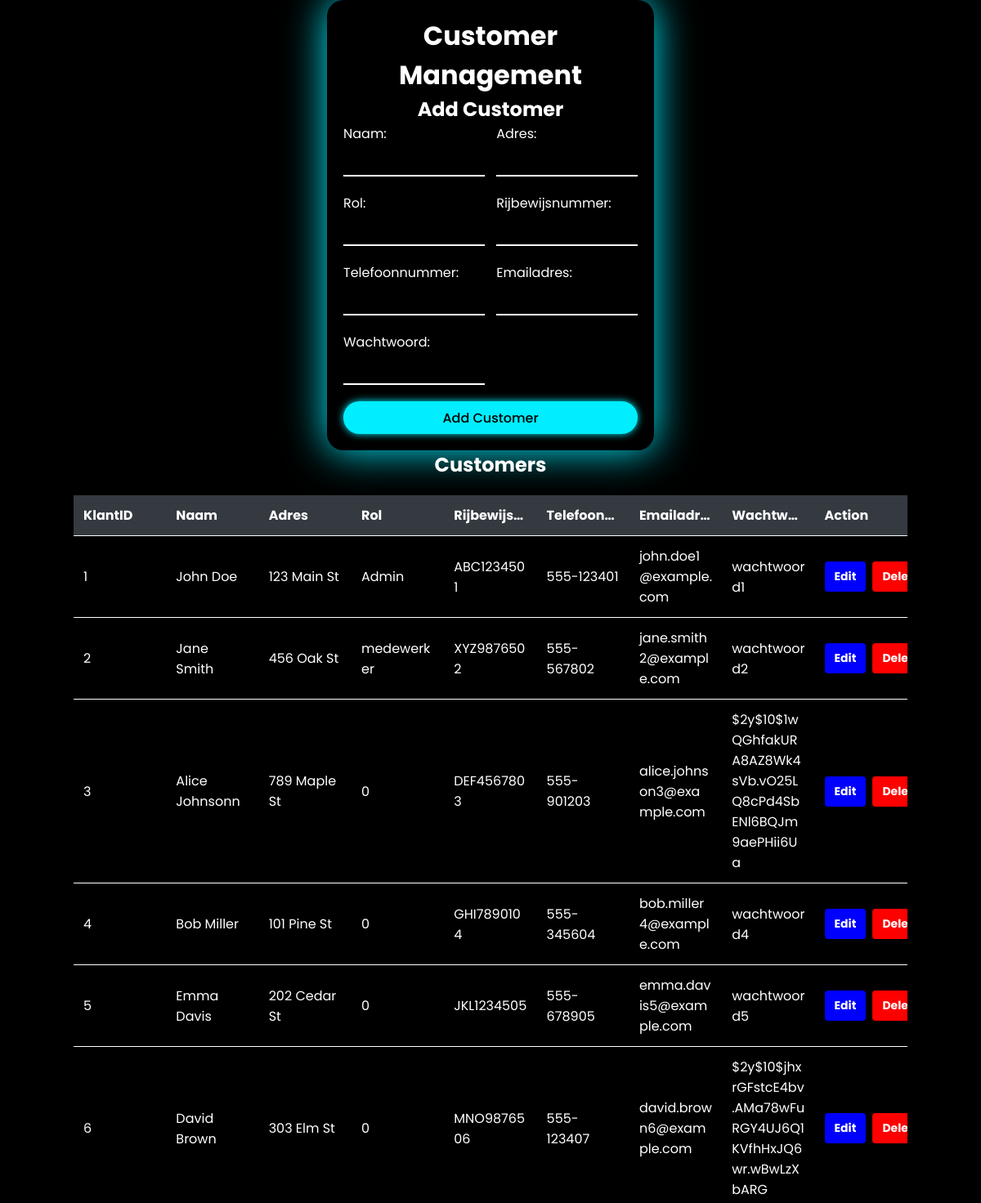
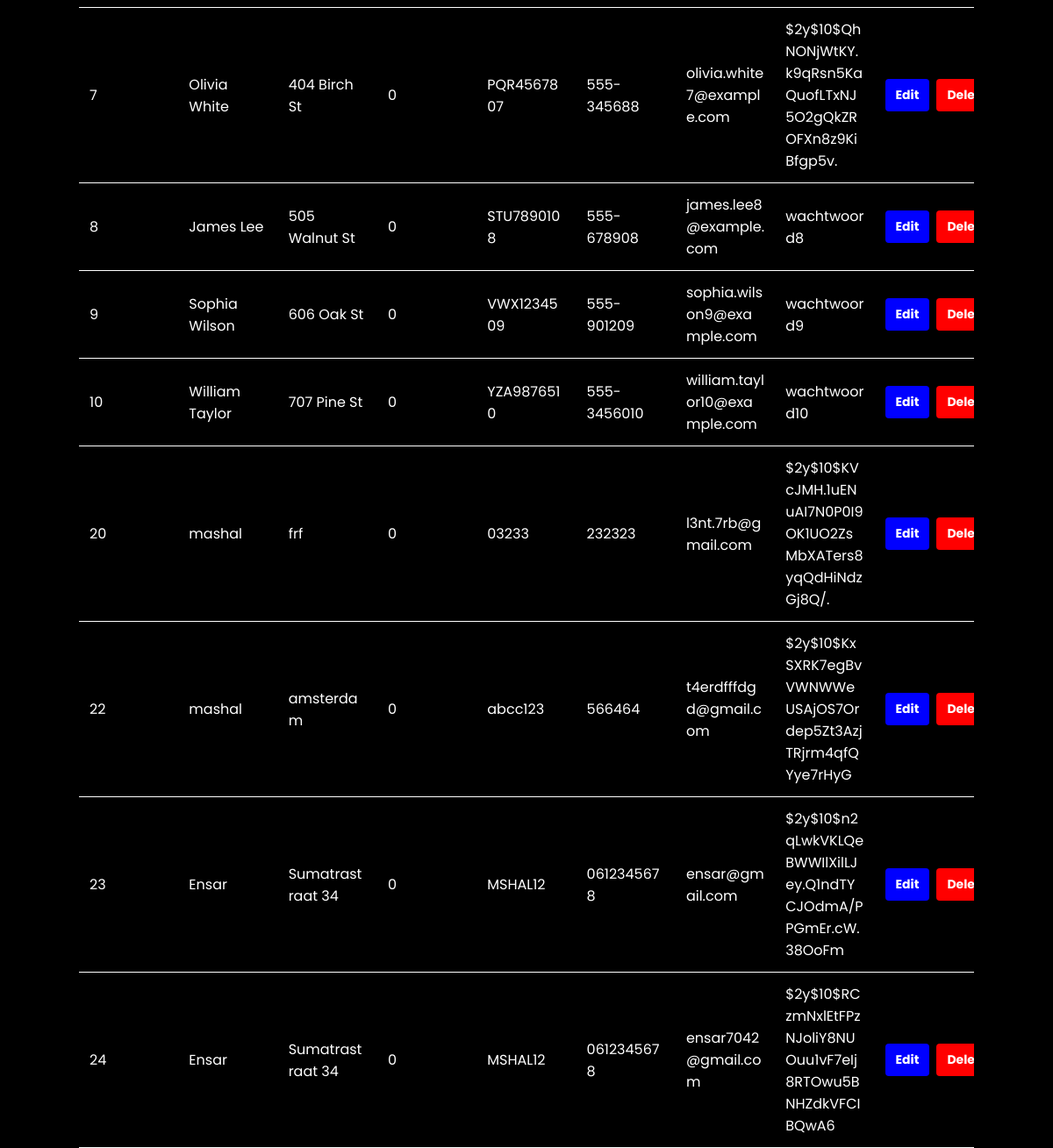
The page /admin_users.php on the database its author committed (2 pictures, top to bottom).
### tables this page shows
CREATE TABLE `klanten` (
  `KlantID` int(11) NOT NULL,
  `Naam` varchar(255) NOT NULL,
  `Adres` varchar(255) NOT NULL,
  `rol` varchar(40) DEFAULT '0',
  `Rijbewijsnummer` varchar(20) NOT NULL,
  `Telefoonnummer` varchar(15) NOT NULL,
  `Emailadres` varchar(255) NOT NULL,
  `Wachtwoord` varchar(255) NOT NULL
);

### database.php (called while the page is built, shortened)
<?php
class Database {
    public $pdo;
    public function __construct($db = 'autosverkopen', $user = 'root', $pass = '', $host = 'localhost:3306') {
        try {
            $this->pdo = new PDO("mysql:host=$host;dbname=$db", $user, $pass);
            $this->pdo->setAttribute(PDO::ATTR_ERRMODE, PDO::ERRMODE_EXCEPTION);
        } catch (PDOException $e) {
            die("Database connection failed: " . $e->getMessage());
        }
    }
    public function fetchAllCustomers() {
        try {
            $sql = "SELECT * FROM klanten";
            $stmt = $this->pdo->query($sql);
            return $stmt->fetchAll(PDO::FETCH_ASSOC);
        } catch (PDOException $e) {
            die("Error fetching customers: " . $e->getMessage());
        }
    }
}
?>

### admin_users.php (the view, shortened to what this page needs)
<?php
include 'database.php';
$database = new Database();
$customers = $database->fetchAllCustomers();
?>
<!DOCTYPE html>
<html lang="en">
<head>
    <link rel="stylesheet" href="styleadminuserr.css">
</head>
<body>
    <div class="container">
        <div class="forrm">
        <h1 class="mb-4 text-center">Customer Management</h1>
        <h2 class="mb-3">Add Customer</h2>
        <form method="post">
            <div class="form-row">
                <div class="form-group col-md-6">
                    <label for="name">Naam:</label>
                    <input type="text" name="name" class="form-control" required>
                </div>
                <div class="form-group col-md-6">
                    <label for="address">Adres:</label>
                    <input type="text" name="address" class="form-control" required>
                </div>
            </div>
            <div class="form-row">
                <div class="form-group col-md-6">
                    <label for="rol">Rol:</label>
                    <input type="text" name="rol" class="form-control" required>
                </div>
                <div class="form-group col-md-6">
                    <label for="licenseNumber">Rijbewijsnummer:</label>
                    <input type="text" name="licenseNumber" class="form-control" required>
                </div>
            </div>
            <div class="form-row">
                <div class="form-group col-md-6">
                    <label for="phoneNumber">Telefoonnummer:</label>
                    <input type="text" name="phoneNumber" class="form-control" required>
                </div>
                <div class="form-group col-md-6">
                    <label for="email">Emailadres:</label>
                    <input type="email" name="email" class="form-control" required>
                </div>
            </div>
            <div class="form-row">
                <div class="form-group col-md-6">
                    <label for="password">Wachtwoord:</label>
                    <input type="password" name="password" class="form-control" required>
                </div>
            </div>
            <button type="submit" name="addCustomer" class="btn btn-primary">Add Customer</button>
        </form>
        </div>
        <h2 class="mt-4 mb-3">Customers</h2>
        <div class="table-responsive">
            <table class="table-sm">
                <thead class="thead-dark">
                    <tr>
                        <th>KlantID</th>
                        <th>Naam</th>
                        <th>Adres</th>
                        <th>Rol</th>
                        <th>Rijbewijsnummer</th>
                        <th>Telefoonnummer</th>
                        <th>Emailadres</th>
                        <th >Wachtwoord</th>
                        <th>Action</th>
                    </tr>
                </thead>
                <tbody>
                    <?php if (!empty($customers)) : ?>
                        <?php foreach ($customers as $customer) : ?>
                            <tr id="wachtwoord">
                                <td><?= $customer['KlantID'] ?></td>
                                <td><?= $customer['Naam'] ?></td>
                                <td><?= $customer['Adres'] ?></td>
                                <td><?= $customer['rol'] ?></td>
                                <td><?= $customer['Rijbewijsnummer'] ?></td>
                                <td><?= $customer['Telefoonnummer'] ?></td>
                                <td><?= $customer['Emailadres'] ?></td>
                                <td ><?= $customer['Wachtwoord'] ?></td>
                                <td>
                                <div class="btn-group">
    <button type="button" class="btn-sm" style="background-color: blue;"><a href="edit_customer.php?id=<?= $customer['KlantID'] ?>" style="color: white; text-decoration: none;">Edit</a></button>
    <button type="button" class="btn-sm" style="background-color: red;"><a href="update_customer.php?id=<?= $customer['KlantID'] ?>" style="color: white; text-decoration: none;">Delete</a></button>
</div>
                                </td>
                            </tr>
                        <?php endforeach; ?>
                    <?php else : ?>
                        <tr>
                            <td colspan="9" class="text-center">No customers available</td>
                        </tr>
                    <?php endif; ?>
                </tbody>
            </table>
        </div>
    </div>
</body>
</html>

### styleadminuserr.css (style rules this page uses)
* { margin: 0; padding: 0; box-sizing: border-box; font-family: 'Poppins', sans-serif; }
body { display: flex; justify-content: center; align-items: center; min-height: 100vh; background: #000; background-size: cover; }
.container { display: flex; flex-direction: column; align-items: center; }
.forrm { width: 400px; padding: 20px; background: #000; box-shadow: 0 0 50px #0ef; border-radius: 20px; overflow: hidden; }
.forrm h1, h2 { color: #fff !important; text-align: center; }
.form-row { display: flex; flex-wrap: wrap; justify-content: space-between; }
.form-group { width: 48%; }
label { color: #fff; }
.form-control { width: 100%; height: 40px; font-size: 16px; color: #fff; padding: 0 5px; background: transparent; border: none; border-bottom: 2px solid #fff; outline: none; margin-bottom: 20px; }
.btn { width: 100%; height: 40px; background: #0ef; box-shadow: 0 0 10px #0ef; font-size: 16px; color: #000; font-weight: 500; cursor: pointer; border-radius: 30px; border: none; outline: none; }
.table-sm { width: 100%; margin-top: 20px; color: #fff; border-collapse: collapse; table-layout: fixed; }
.table-responsive { overflow-x: auto; width: 85%; }
.table-sm th, .table-sm td { padding: 12px; text-align: left; border-bottom: 1px solid #fff; word-wrap: break-word; }
.table-sm th { background-color: #343a40; white-space: nowrap; overflow: hidden; text-overflow: ellipsis; max-width: 0; }
.btn-group { display: flex; }
.btn-sm { padding: 8px 12px; border: none; border-radius: 4px; cursor: pointer; margin-right: 8px; font-size: 14px; font-weight: bold; text-align: center; text-decoration: none; display: inline-block; }

### rows shown on the page
klanten: KlantID "1", Naam "John Doe", Adres "123 Main St", rol "Admin", Rijbewijsnummer "ABC1234501", Telefoonnummer "555-123401", Emailadres "john.doe1@example.com", Wachtwoord "wachtwoord1"
klanten: KlantID "2", Naam "Jane Smith", Adres "456 Oak St", rol "medewerker", Rijbewijsnummer "XYZ9876502", Telefoonnummer "555-567802", Emailadres "jane.smith2@example.com", Wachtwoord "wachtwoord2"
klanten: KlantID "3", Naam "Alice Johnsonn", Adres "789 Maple St", rol "0", Rijbewijsnummer "DEF4567803", Telefoonnummer "555-901203", Emailadres "alice.johnson3@example.com", Wachtwoord "$2y$10$1wQGhfakURA8AZ8Wk4sVb.vO25LQ8cPd4SbENl6BQJm9aePHii6Ua"
klanten: KlantID "4", Naam "Bob Miller", Adres "101 Pine St", rol "0", Rijbewijsnummer "GHI7890104", Telefoonnummer "555-345604", Emailadres "bob.miller4@example.com", Wachtwoord "wachtwoord4"
klanten: KlantID "5", Naam "Emma Davis", Adres "202 Cedar St", rol "0", Rijbewijsnummer "JKL1234505", Telefoonnummer "555-678905", Emailadres "emma.davis5@example.com", Wachtwoord "wachtwoord5"
klanten: KlantID "6", Naam "David Brown", Adres "303 Elm St", rol "0", Rijbewijsnummer "MNO9876506", Telefoonnummer "555-123407", Emailadres "david.brown6@example.com", Wachtwoord "$2y$10$jhxrGFstcE4bv.AMa78wFuRGY4UJ6Q1KVfhHxJQ6wr.wBwLzXbARG"
klanten: KlantID "7", Naam "Olivia White", Adres "404 Birch St", rol "0", Rijbewijsnummer "PQR4567807", Telefoonnummer "555-345688", Emailadres "olivia.white7@example.com", Wachtwoord "$2y$10$QhNONjWtKY.k9qRsn5KaQuofLTxNJ5O2gQkZROFXn8z9KiBfgp5v."
klanten: KlantID "8", Naam "James Lee", Adres "505 Walnut St", rol "0", Rijbewijsnummer "STU7890108", Telefoonnummer "555-678908", Emailadres "james.lee8@example.com", Wachtwoord "wachtwoord8"
klanten: KlantID "9", Naam "Sophia Wilson", Adres "606 Oak St", rol "0", Rijbewijsnummer "VWX1234509", Telefoonnummer "555-901209", Emailadres "sophia.wilson9@example.com", Wachtwoord "wachtwoord9"
klanten: KlantID "10", Naam "William Taylor", Adres "707 Pine St", rol "0", Rijbewijsnummer "YZA9876510", Telefoonnummer "555-3456010", Emailadres "william.taylor10@example.com", Wachtwoord "wachtwoord10"
klanten: KlantID "20", Naam "mashal", Adres "frf", rol "0", Rijbewijsnummer "03233", Telefoonnummer "232323", Emailadres "l3nt.7rb@gmail.com", Wachtwoord "$2y$10$KVcJMH.1uENuAI7N0P0I9OK1UO2ZsMbXATers8yqQdHiNdzGj8Q/."
klanten: KlantID "22", Naam "mashal", Adres "amsterdam", rol "0", Rijbewijsnummer "abcc123", Telefoonnummer "566464", Emailadres "t4erdfffdgd@gmail.com", Wachtwoord "$2y$10$KxSXRK7egBvVWNWWeUSAjOS7Ordep5Zt3AzjTRjrm4qfQYye7rHyG"
klanten: KlantID "23", Naam "Ensar", Adres "Sumatrastraat 34", rol "0", Rijbewijsnummer "MSHAL12", Telefoonnummer "0612345678", Emailadres "ensar@gmail.com", Wachtwoord "$2y$10$n2qLwkVKLQeBWWIlXilLJey.Q1ndTYCJOdmA/PPGmEr.cW.38OoFm"
klanten: KlantID "24", Naam "Ensar", Adres "Sumatrastraat 34", rol "0", Rijbewijsnummer "MSHAL12", Telefoonnummer "0612345678", Emailadres "ensar7042@gmail.com", Wachtwoord "$2y$10$RCzmNxlEtFPzNJoliY8NUOuu1vF7eIj8RTOwu5BNHZdkVFCIBQwA6"
